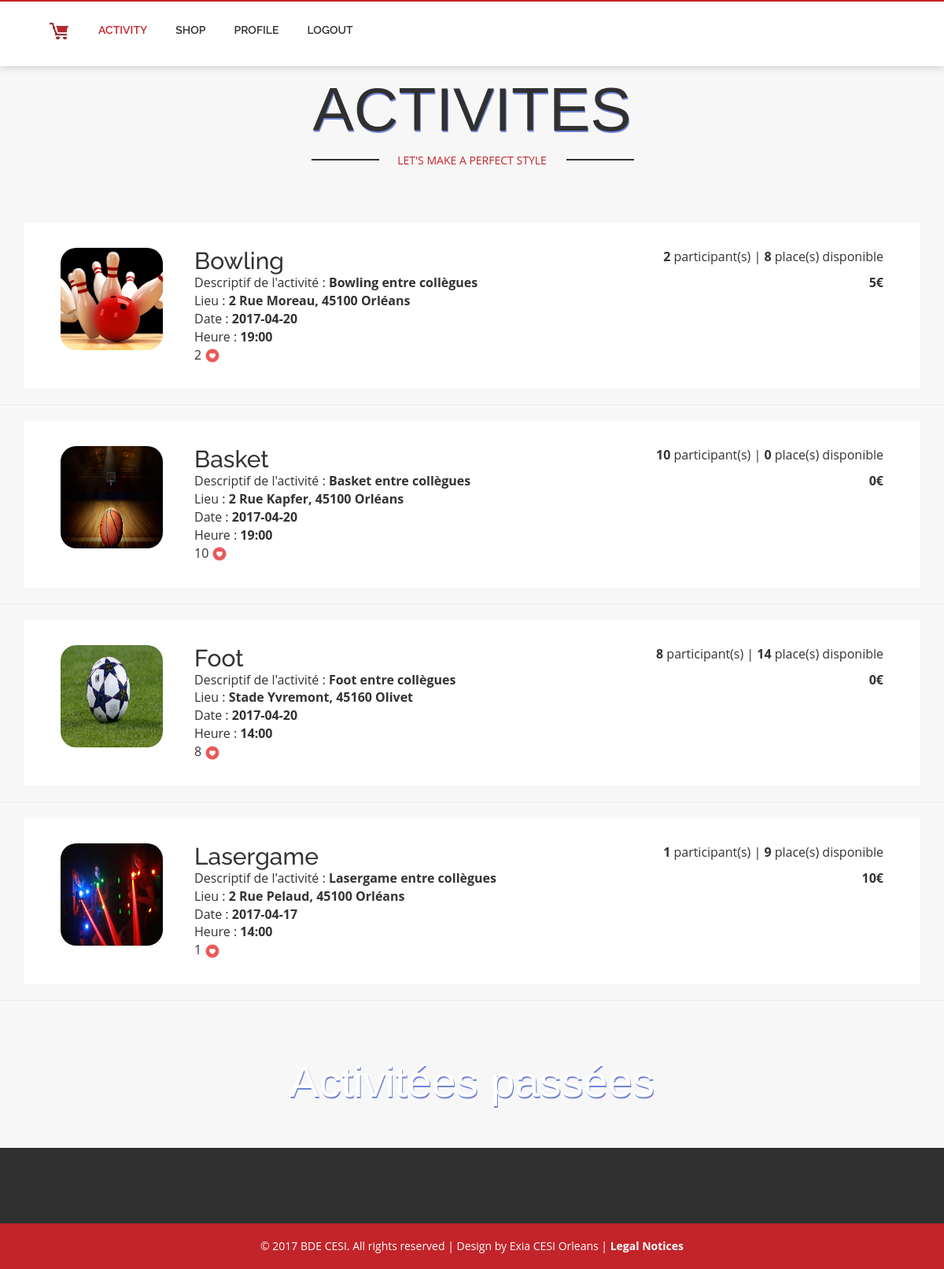
Page /activities.php on the committed database.
### tables this page shows
CREATE TABLE Activity(
        Id_Activity            int (11) Auto_increment  NOT NULL ,
        Activity_Thumbnail     Varchar (400) NOT NULL ,
        Activity_Name          Varchar (25) NOT NULL ,
        Activity_Description   Varchar (400) NOT NULL ,
        Date_Event             datetime NOT NULL ,
        Activity_Place         Varchar (50) NOT NULL ,
        Votes                  Int ,
        Number_Of_Participants Int ,
        Remaining_Places       Int ,
		Activity_Price		   Int ,
        PRIMARY KEY (Id_Activity )
);

### www/controller/activities_controller.php (the view, shortened to what this page needs)
<?
include 'singleton.php';
$get_activities = $conn->prepare("SELECT * FROM `Activity` WHERE `Date_Event` >= CURDATE()");
$get_activities->execute();
$activities = $get_activities->fetchAll();
$html_activities = "";
foreach ($activities as $activity) {
	$html_activities .= '<div class="container">
			<div class="col-md-9 technology-left">
				<div class="page">
					<div class="container" style="display: flex; width: 100%;">
					  <div id="image">
					    <a href="single_activity.php?id='.$activity['Id_Activity'].'"><img style="width: 130px; height: 130px; border-radius: 20px;" src="'.$activity['Activity_Thumbnail'].'"></a>
					  </div>
					  <div id="text">
					    <h2>'.$activity['Activity_Name'].'</h2>
					    <p class="right"><strong>'.$activity['Number_Of_Participants'].'</strong> participant(s) | <strong>'.$activity['Remaining_Places'].'</strong> place(s) disponible </p>
					    <p>Descriptif de l\'activité : <strong>'.$activity['Activity_Description'].'</strong> <br> Lieu : <strong>'.$activity['Activity_Place'].'</strong> <br> Date : <strong>'.substr($activity['Date_Event'],0,10).'</strong><br>Heure : <strong>'.substr($activity['Date_Event'],10,6).'</strong><br>'.$activity['Votes'];
					    if(isset($_SESSION['vote'][$activity['Id_Activity']])){
					    	$html_activities .= '
					    <img width="20" src="images/like.png"></p>';
					    }else{
					    	$html_activities .= '
					    <a href="activities.php?like&user='.$_SESSION['id'].'&activity='.$activity['Id_Activity'].'"><img width="20" src="images/like.png"></a></p>';
					    }
					    $html_activities .= '
					    <p class="right">
					    <strong>'.$activity['Activity_Price'].'€</strong><br><br><br><br>';
					    $html_activities .= '</p>
					  </div>
					</div>
				</div>
			</div>
		</div>
		<hr>';
}
$html_activities .= "<br><br><h1>Activitées passées</h1>";
?>

### www/css/style.css (style rules this page uses)
html, body { font-family: 'Raleway', sans-serif; font-size: 100%; background: #f7f7f7; }
body a,.grid_1,plan_1,plan_1.one,plan_1.two,i.icon1, i.icon2, i.icon3, i.icon4, i.icon5, i.icon6 { transition:0.5s all; -webkit-transition:0.5s all; -moz-transition:0.5s all; -o-transition:0.5s all; -ms-transition:0.5s all; }
h1,h2,h3,h4,h5,h6 { margin:0; font-family: 'Raleway', sans-serif; }
p { margin:0; font-family: 'Open Sans', sans-serif; }
.technology-left { width:100%; height:100%; padding:0; }
.page { padding: 2em 2em; background: #fff; }
strong, b { font-weight: bold; }
img { border: 0; max-width: 100%; }
h1 { font-family: 'Fredoka One', Helvetica, Tahoma, sans-serif; color: #fff; text-shadow: 1px 2px 0 #7184d8; font-size: 3.5em; line-height: 1.1em; padding: 6px 0; font-weight: normal; text-align: center; }

### www/activities.php (style rules this page uses)
#image { flex-basis: 150px; }
#text { display: flex; flex-grow: 1; padding-left: 20px; flex-wrap: wrap; }
#text>h2, #text>p { width: 50%; margin: 0; }
#text .right { text-align: right; }

### rows in the picture
activity: Activity_Thumbnail (picture), Activity_Name "Bowling", Number_Of_Participants "2", Remaining_Places "8", Activity_Description "Bowling entre collègues", Activity_Place "2 Rue Moreau, 45100 Orléans", Date_Event "2017-04-20", Date_Event "19:00", Votes "2", Activity_Price "5"
activity: Activity_Thumbnail (picture), Activity_Name "Basket", Number_Of_Participants "10", Remaining_Places "0", Activity_Description "Basket entre collègues", Activity_Place "2 Rue Kapfer, 45100 Orléans", Date_Event "2017-04-20", Date_Event "19:00", Votes "10", Activity_Price "0"
activity: Activity_Thumbnail (picture), Activity_Name "Foot", Number_Of_Participants "8", Remaining_Places "14", Activity_Description "Foot entre collègues", Activity_Place "Stade Yvremont, 45160 Olivet", Date_Event "2017-04-20", Date_Event "14:00", Votes "8", Activity_Price "0"
activity: Activity_Thumbnail (picture), Activity_Name "Lasergame", Number_Of_Participants "1", Remaining_Places "9", Activity_Description "Lasergame entre collègues", Activity_Place "2 Rue Pelaud, 45100 Orléans", Date_Event "2017-04-17", Date_Event "14:00", Votes "1", Activity_Price "10"
